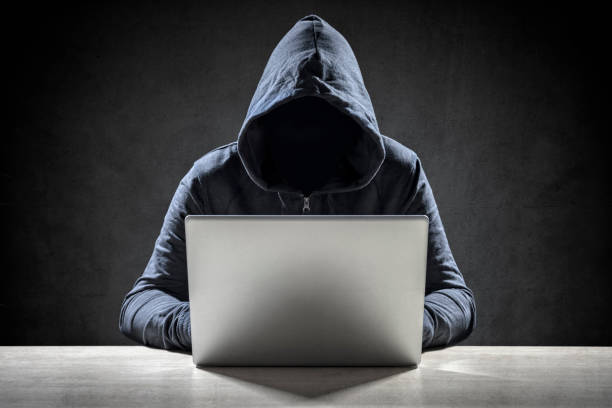
#> input picture Pixel_manipulation/test_image.jpg, 612 x 408 px
$ python main.py --mode encrypt --input test_image.jpg --output out.png --key 5
#> lines starting #> are read from the running program, lines starting #| are printed output that depends on the picture
from PIL import Image
import argparse
import random


def encrypt_image(input_path, output_path, key):
#> called with input_path = 'test_image.jpg', output_path = 'out.png', key = 5
    try:
        img = Image.open(input_path)
#> img is the input picture: PIL image 612x408 RGB; mean R, G, B 65.6, 66.3, 67.3
        img = img.convert("RGBA")  # Ensure RGBA format for consistency
#> img: PIL image 612x408 RGBA
        pixels = img.load()

        random.seed(key)  # Seed the random generator with the key
        width, height = img.size
#> width = 612; height = 408

        # Use the first pixel as the marker (you can choose any location)
        marker = (123, 234, 45, 255)  # Arbitrary marker to verify key validity
        rand_marker = (
            marker[0] ^ random.randint(0, 255),
            marker[1] ^ random.randint(0, 255),
            marker[2] ^ random.randint(0, 255),
            marker[3],  # Keep alpha unchanged
        )
        pixels[0, 0] = rand_marker  # Save encrypted marker in the first pixel

        for i in range(width):
            for j in range(height):
                if i == 0 and j == 0:
                    continue  # Skip the marker pixel
                r, g, b, a = pixels[i, j]  # Extract RGBA channels

                # Generate random values for encryption
                rand_r = random.randint(0, 255)
                rand_g = random.randint(0, 255)
                rand_b = random.randint(0, 255)

                # XOR the pixel values with the random values
                encrypted_pixel = (
                    r ^ rand_r,
                    g ^ rand_g,
                    b ^ rand_b,
                    a,  # Keep alpha unchanged
                )
                pixels[i, j] = encrypted_pixel

        img.save(output_path)
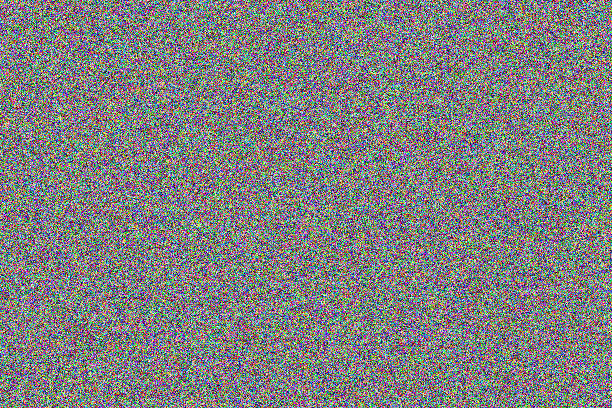
#> saved as out.png: PIL image 612x408 RGBA; mean R, G, B, A 127.4, 127.6, 127.7, 255
        print("File successfully encrypted and saved to:", output_path)
    except Exception as e:
        print("Error during encryption:", e)


# [47 lines left out: function decrypt_image, not called in this run]


def main():
    parser = argparse.ArgumentParser(
        description="Encrypt or decrypt an image using a key.",
        formatter_class=argparse.ArgumentDefaultsHelpFormatter,
    )
    parser.add_argument(
        "-m", "--mode",
        choices=["encrypt", "decrypt"],
        required=True,
        help="Operation mode: 'encrypt' to encrypt an image, 'decrypt' to decrypt an image."
    )
    parser.add_argument(
        "-i", "--input",
        required=True,
        help="Path to the input image file to be processed."
    )
    parser.add_argument(
        "-o", "--output",
        required=True,
        help="Path to save the processed image file."
    )
    parser.add_argument(
        "-k", "--key",
        type=int,
        required=True,
        help="Encryption/Decryption key. Use the same key for encryption and decryption."
    )

    args = parser.parse_args()

    # Call the appropriate function based on the mode
    if args.mode == "encrypt":
        encrypt_image(args.input, args.output, args.key)
    elif args.mode == "decrypt":
        decrypt_image(args.input, args.output, args.key)


if __name__ == "__main__":
    main()
